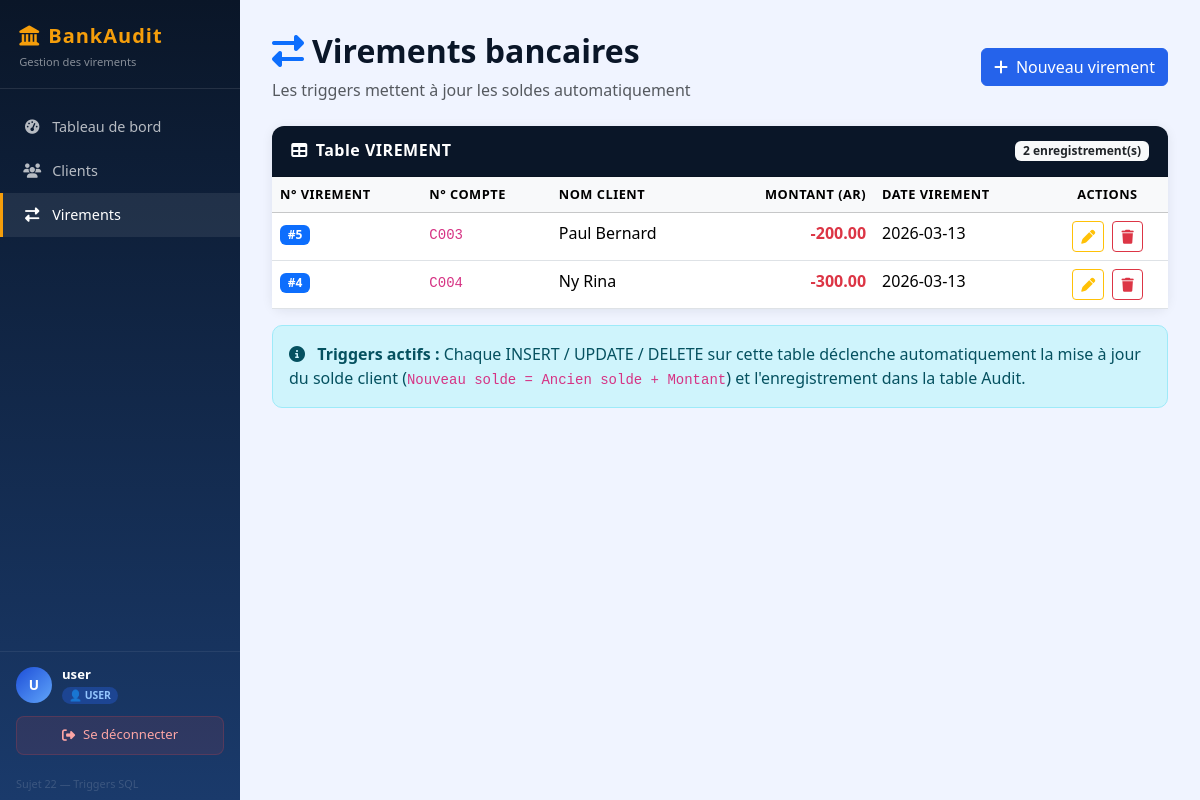
The page /virements (signed in) on the database as committed earlier.
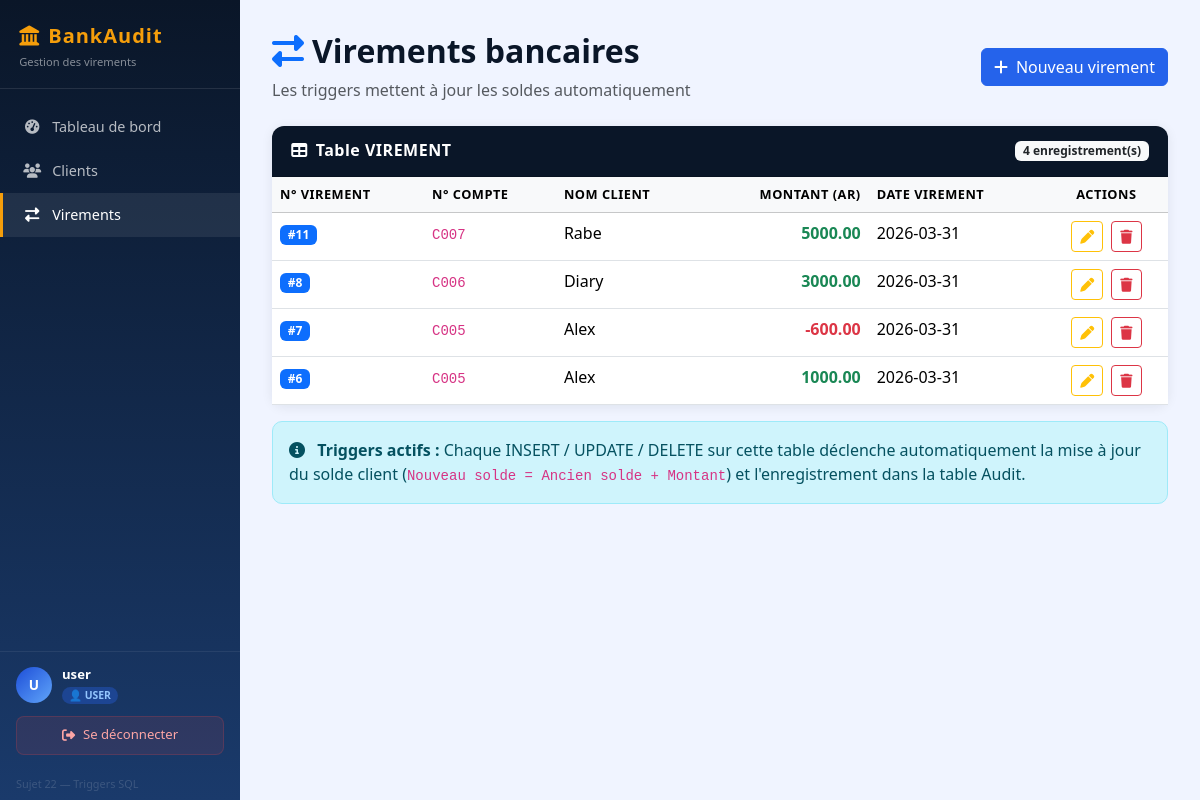
The same page on the database as committed later.
### tables this page shows
CREATE TABLE virement (
            n_virement INTEGER PRIMARY KEY AUTOINCREMENT,
            n_compte TEXT NOT NULL,
            id_user TEXT NOT NULL,
            montant REAL NOT NULL,
            date_virement TEXT NOT NULL,
            FOREIGN KEY (n_compte) REFERENCES client(n_compte),
            FOREIGN KEY (id_user) REFERENCES user(id_user)
        );

CREATE TABLE client (
            n_compte TEXT PRIMARY KEY,
            nomclient TEXT NOT NULL,
            solde REAL NOT NULL DEFAULT 0
        );

### routes/virement.py (the view)
@bp_virement.route('/virements')
@login_required
def virements():
    conn = get_db()
    rows = conn.execute('''
        SELECT v.*, c.nomclient FROM virement v
        JOIN client c ON v.n_compte = c.n_compte
        ORDER BY v.n_virement DESC
    ''').fetchall()
    clients = conn.execute('SELECT * FROM client').fetchall()
    conn.close()
    return render_template('virements.html', virements=rows, clients=clients)

### db.py (called while the page is built)
def get_db():
    conn = sqlite3.connect(DB_PATH)
    conn.row_factory = sqlite3.Row
    return conn

### templates/virements.html (shortened to what this page needs)
{% extends 'base.html' %}
{% block content %}
<div class="page-header d-flex justify-content-between align-items-center">
  <div>
    <h2><i class="fa fa-right-left me-2 text-primary"></i>Virements bancaires</h2>
    <p class="text-muted mb-0">Les triggers mettent à jour les soldes automatiquement</p>
  </div>
  <a href="{{ url_for('bp_virement.add_virement') }}" class="btn btn-primary">
    <i class="fa fa-plus me-2"></i>Nouveau virement
  </a>
</div>
<div class="card">
  <div class="card-header d-flex align-items-center justify-content-between">
    <h6><i class="fa fa-table me-2"></i>Table VIREMENT</h6>
    <span class="badge bg-light text-dark">{{ virements | length }} enregistrement(s)</span>
  </div>
  <div class="card-body p-0">
    <table class="table table-hover mb-0">
      <thead class="table-light">
        <tr>
          <th>N° Virement</th><th>N° Compte</th><th>Nom client</th>
          <th class="text-end">Montant (Ar)</th><th>Date virement</th><th class="text-center">Actions</th>
        </tr>
      </thead>
      <tbody>
        {% for v in virements %}
        <tr>
          <td><span class="badge bg-primary">#{{ v.n_virement }}</span></td>
          <td><code>{{ v.n_compte }}</code></td>
          <td>{{ v.nomclient }}</td>
          <td class="text-end fw-bold {% if v.montant >= 0 %}text-success{% else %}text-danger{% endif %}">
            {{ "%.2f"|format(v.montant) }}
          </td>
          <td>{{ v.date_virement }}</td>
          <td class="text-center">
            <a href="{{ url_for('bp_virement.edit_virement', n_virement=v.n_virement) }}" class="btn btn-sm btn-outline-warning me-1">
              <i class="fa fa-pen"></i>
            </a>
            <form method="post" action="{{ url_for('bp_virement.delete_virement', n_virement=v.n_virement) }}" style="display:inline"
                  onsubmit="return confirm('Supprimer ce virement ? Le solde sera mis à jour.')">
              <button class="btn btn-sm btn-outline-danger"><i class="fa fa-trash"></i></button>
            </form>
          </td>
        </tr>
        {% endfor %}
      </tbody>
    </table>
  </div>
</div>
<div class="alert alert-info mt-3">
  <i class="fa fa-info-circle me-2"></i>
  <strong>Triggers actifs :</strong> Chaque INSERT / UPDATE / DELETE sur cette table déclenche automatiquement
  la mise à jour du solde client (<code>Nouveau solde = Ancien solde + Montant</code>) et l'enregistrement dans la table Audit.
</div>
{% endblock %}

### templates/base.html (shortened to what this page needs)
<!DOCTYPE html>
<html lang="fr">
<head>
  <link href="https://cdnjs.cloudflare.com/ajax/libs/bootstrap/5.3.2/css/bootstrap.min.css" rel="stylesheet">
  <link href="https://cdnjs.cloudflare.com/ajax/libs/font-awesome/6.4.0/css/all.min.css" rel="stylesheet">
</head>
<body>
<div class="sidebar">
  <div class="sidebar-brand">
    <h5><i class="fa fa-landmark me-2"></i>BankAudit</h5>
    <small>Gestion des virements</small>
  </div>
  <nav class="mt-3 flex-grow-1">
    {% if session.role == 'user' %}
        <a href="{{ url_for('bp_dashboard.index') }}" class="nav-link-side {% if request.endpoint=='index' %}active{% endif %}">
        <i class="fa fa-gauge-high"></i> Tableau de bord
        </a>
        <a href="{{ url_for('bp_client.clients') }}" class="nav-link-side {% if 'client' in request.endpoint %}active{% endif %}">
        <i class="fa fa-users"></i> Clients
        </a>
        <a href="{{ url_for('bp_virement.virements') }}" class="nav-link-side {% if 'virement' in request.endpoint %}active{% endif %}">
        <i class="fa fa-right-left"></i> Virements
        </a>
    {% endif %}
  </nav>
  {% if session.username %}
  <div style="padding:.8rem 1rem; border-top:1px solid rgba(255,255,255,.07);">
    <div style="display:flex; align-items:center; gap:10px; margin-bottom:.7rem;">
      <div style="
        width:36px; height:36px; border-radius:50%; flex-shrink:0;
        background: linear-gradient(135deg,
          {% if session.role == 'admin' %}#7c3aed, #a78bfa{% else %}#1d4ed8, #60a5fa{% endif %});
        display:flex; align-items:center; justify-content:center;
        font-size:.85rem; font-weight:700; color:#fff;">
        {{ session.username[0]|upper }}
      </div>
      <div style="overflow:hidden;">
        <div style="color:#fff; font-size:.82rem; font-weight:600;
                    white-space:nowrap; overflow:hidden; text-overflow:ellipsis;">
          {{ session.username }}
        </div>
        <div style="display:flex; align-items:center; gap:5px; margin-top:2px;">
          {% if session.role == 'admin' %}
            <span style="font-size:.65rem; background:rgba(124,58,237,.35);
                         color:#c4b5fd; padding:1px 7px; border-radius:20px; font-weight:600;">
              👑 ADMIN
            </span>
          {% else %}
            <span style="font-size:.65rem; background:rgba(37,99,235,.35);
                         color:#93c5fd; padding:1px 7px; border-radius:20px; font-weight:600;">
              👤 USER
            </span>
          {% endif %}
        </div>
      </div>
    </div>
    <a href="{{ url_for('bp_auth.logout') }}" style="
      display:flex; align-items:center; justify-content:center; gap:8px;
      padding:.55rem; border-radius:8px; text-decoration:none;
      background:rgba(239,68,68,.1); border:1px solid rgba(239,68,68,.2);
      color:#fca5a5; font-size:.82rem; font-weight:500;
      transition:all .2s;"
      onmouseover="this.style.background='rgba(239,68,68,.25)'; this.style.color='#fff';"
      onmouseout="this.style.background='rgba(239,68,68,.1)'; this.style.color='#fca5a5';">
      <i class="fa fa-right-from-bracket"></i> Se déconnecter
    </a>
  </div>
  {% endif %}
  <div style="padding:.5rem 1rem; color:rgba(255,255,255,0.15); font-size:.68rem;">
    Sujet 22 — Triggers SQL
  </div>
</div>
<div class="main-content">
  {% block content %}{% endblock %}
</div>
</body>
</html>

### templates/base.html (style rules this page uses)
:root { --navy: #0a1628; --blue: #1a3a6b; --accent: #2563eb; --gold: #f59e0b; --light: #f0f4ff; --text: #1e293b; }
body { background: #f0f4ff; font-family: 'Segoe UI', sans-serif; color: var(--text); }
.sidebar { width: 240px; min-height: 100vh; background: linear-gradient(180deg, var(--navy) 0%, var(--blue) 100%); position: fixed; top:0; left:0; z-index:100; display:flex; flex-direction:column; }
.sidebar-brand { padding: 1.5rem 1.2rem 1rem; border-bottom: 1px solid rgba(255,255,255,0.1); }
.sidebar-brand h5 { color: var(--gold); font-weight:700; margin:0; letter-spacing:1px; }
.sidebar-brand small { color: rgba(255,255,255,0.5); font-size:0.7rem; }
.nav-link-side { display:flex; align-items:center; gap:10px; padding: .7rem 1.2rem; color: rgba(255,255,255,0.7); text-decoration: none; font-size:.9rem; transition: all .2s; border-left: 3px solid transparent; }
.nav-link-side:hover, .nav-link-side.active { color: #fff; background: rgba(255,255,255,0.08); border-left-color: var(--gold); }
.nav-link-side i { width: 20px; text-align:center; }
.main-content { margin-left: 240px; padding: 2rem; min-height: 100vh; }
.page-header { margin-bottom: 1.5rem; }
.page-header h2 { font-weight:700; color: var(--navy); }
.card { border:none; border-radius:12px; box-shadow:0 2px 12px rgba(10,22,40,.08); }
.card-header { background: var(--navy); color:#fff; border-radius:12px 12px 0 0 !important; padding:.9rem 1.2rem; }
.card-header h6 { margin:0; font-weight:600; letter-spacing:.5px; }
.btn-primary { background: var(--accent); border-color: var(--accent); }
table thead th { font-size:.8rem; text-transform:uppercase; letter-spacing:.5px; color:#64748b; }
.alert { border-radius:10px; }

Rows that differ between the two databases and show on the page:
removed virement: n_virement "5", n_compte "C003", nomclient "Paul Bernard", montant "-200.00", date_virement "2026-03-13"
removed virement: n_virement "4", n_compte "C004", nomclient "Ny Rina", montant "-300.00", date_virement "2026-03-13"
added virement: n_virement "11", n_compte "C007", nomclient "Rabe", montant "5000.00", date_virement "2026-03-31"
added virement: n_virement "8", n_compte "C006", nomclient "Diary", montant "3000.00", date_virement "2026-03-31"
added virement: n_virement "7", n_compte "C005", nomclient "Alex", montant "-600.00", date_virement "2026-03-31"
added virement: n_virement "6", n_compte "C005", nomclient "Alex", montant "1000.00", date_virement "2026-03-31"
Other text that changed with them:
{{ virements | length }}: "2" → "4"
